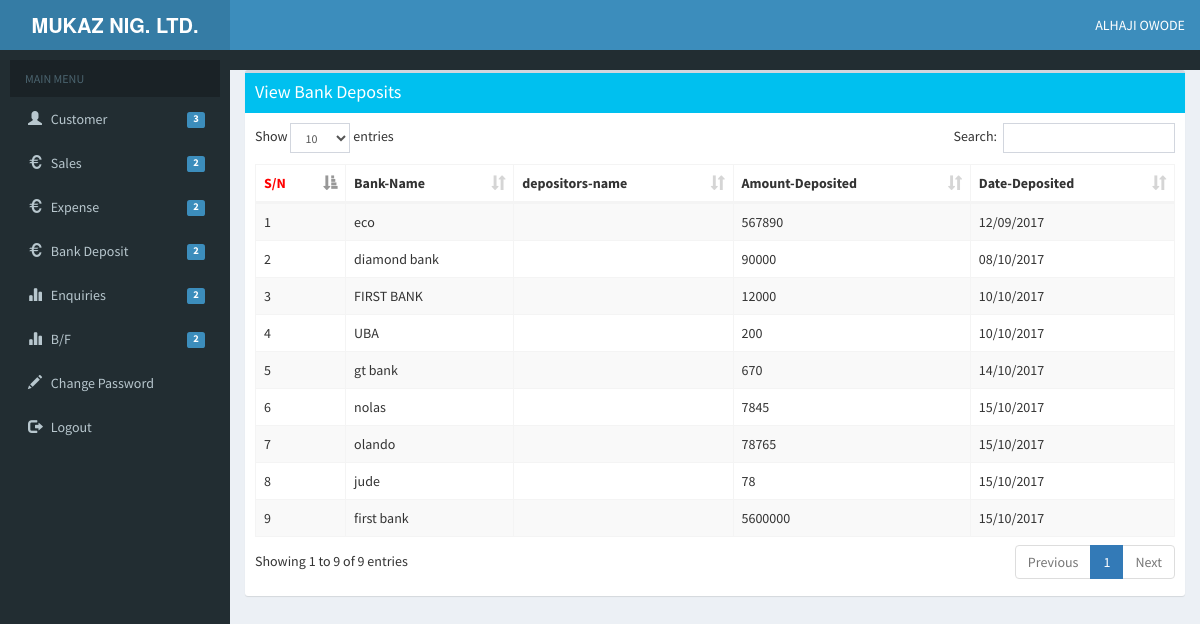
Screenshot of /bankdeposit/view.php (signed in) with the database file from the repository.
### tables this page shows
CREATE TABLE `bank_deposits` (
  `id` int(11) NOT NULL,
  `bank_name` text NOT NULL,
  `date_deposited` date NOT NULL,
  `amount_deposited` int(11) NOT NULL
);

### bankdeposit/view.php (the view, shortened to what this page needs)
<?php session_start();
$connection = include('../resources/conection.inc.php');
function get_all($table){
  global $connection;
  $all_data = array();
  $query = "SELECT * FROM $table";
  if ($result = mysqli_query($connection,$query)){
    for($i = 0; $i< mysqli_num_rows($result); $i++){
      array_push($all_data, mysqli_fetch_assoc($result));
    }
  }else{
    trigger_error(mysqli_error($connection));
  }
  return $all_data;
}
?>
<?php
 $data = get_all('bank_deposits');
 ?>
<!DOCTYPE html>
<html>
<head>
  <link rel="stylesheet" href="../css/bootstrap/css/bootstrap.min.css">
  <link rel="stylesheet" href="../css/font-awesome.min.css">
  <link rel="stylesheet" href="../css/AdminLTE.min.css">
  <link rel="stylesheet" href="../css/skins/_all-skins.min.css">
  <link rel="stylesheet" href="../plugins/iCheck/flat/blue.css">
  <link rel="stylesheet" href="../css/animate.min.css">
  <link rel="stylesheet" href="../plugins/morris/morris.css">
  <link rel="stylesheet" href="../plugins/datatables/dataTables.bootstrap.css">
  <link rel="stylesheet" href="../plugins/jvectormap/jquery-jvectormap-1.2.2.css">
  <link rel="stylesheet" href="../plugins/datepicker/datepicker3.css">
  <link rel="stylesheet" href="../plugins/daterangepicker/daterangepicker.css">
  <link rel="stylesheet" href="../plugins/bootstrap-wysihtml5/bootstrap3-wysihtml5.min.css">
  <link rel="stylesheet" href="../css/ionicons.min.css">
</head>
<body>
  <body class="hold-transition skin-blue sidebar-mini">
    <div class="wrapper">
      <?php  include('../resources/templates/header.php') ; ?>
      <?php  include('../resources/templates/mainsidebar.php') ; ?>
      <div class="content-wrapper">
          <div class = 'col col-md-12'>
            <div class="box with-border box-aqua">
              <div class="box-header bg-aqua ">
                <h3 class="box-title">View Bank Deposits</h3>
              </div>
              <div class="box-body">
                <table id="example" class="table table-bordered table-striped">
                  <thead>
                    <tr>
                      <th><b style="color: red">S/N</b></th>
                      <th>Bank-Name</th>
                      <th>depositors-name</th>
                      <th>Amount-Deposited</th>
                      <th>Date-Deposited</th>
                    </tr>
                  </thead>
                  <tbody>
                    <?php foreach ($data as $row ): ?>
                      <tr>
                        <td><?= $row['id']?></td>
                        <td><?=$row['bank_name']?></td>
                        <td><?=$row['depositor_name']?></td>
                        <td><?=$row['amount_deposited']?></td>
                        <td><?=date('d/m/Y',strtotime($row['date_deposited']))?></td>
                      </tr>
                    <?php endforeach ?>
                  </tbody>
                </table>
              </div>
            </div>
          </div>
        </div>
      </div>
</body>
</html>

### rows the page displays
bank_deposits: id "1", bank_name "eco", amount_deposited "567890", date_deposited "12/09/2017"
bank_deposits: id "2", bank_name "diamond bank", amount_deposited "90000", date_deposited "08/10/2017"
bank_deposits: id "3", bank_name "FIRST BANK", amount_deposited "12000", date_deposited "10/10/2017"
bank_deposits: id "4", bank_name "UBA", amount_deposited "200", date_deposited "10/10/2017"
bank_deposits: id "5", bank_name "gt bank", amount_deposited "670", date_deposited "14/10/2017"
bank_deposits: id "6", bank_name "nolas", amount_deposited "7845", date_deposited "15/10/2017"
bank_deposits: id "7", bank_name "olando", amount_deposited "78765", date_deposited "15/10/2017"
bank_deposits: id "8", bank_name "jude", amount_deposited "78", date_deposited "15/10/2017"
bank_deposits: id "9", bank_name "first bank", amount_deposited "5600000", date_deposited "15/10/2017"
